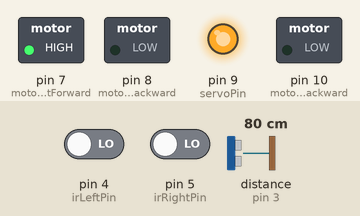
This sketch was run on a simulated Arduino Uno, built with avr-gcc and run on an emulated ATmega328P. Parts: switched loads named in the sketch (green lamp = pin HIGH), output pins drawn as LEDs (lit = HIGH). Wiring (inferred from the names in the program): ultrasonic range finder: trigger pin 2; echo pin 3. The inputs (shaded band) are chosen by the test bench; at power-on: distance to the obstacle (sensor on pin 3) 80 cm, pin 4 (irLeftPin) LOW, pin 5 (irRightPin) LOW. The echo pulse lasts 58.3 µs per cm; pins used as bus, display or sensor lines are not drawn.

Above: at 1.2 s.
1.3 s: distance to the obstacle (sensor on pin 3) set to 23 cm
2.8 s: distance to the obstacle (sensor on pin 3) set to 18 cm
At 4.0 s:
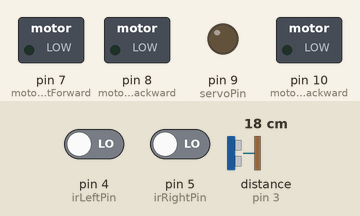
4.3 s: distance to the obstacle (sensor on pin 3) set to 35 cm
At 5.0 s:
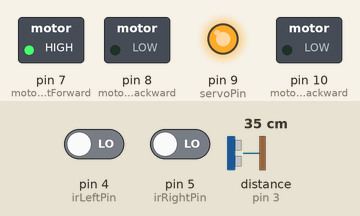
5.8 s: pin 4 (irLeftPin) driven HIGH
At 6.3 s:
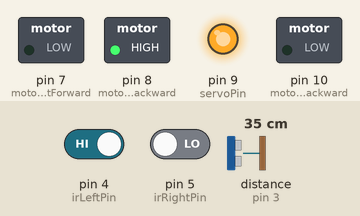
7.3 s: pin 4 (irLeftPin) driven LOW
At 8.4 s:
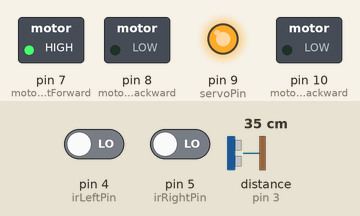
8.8 s: pin 5 (irRightPin) driven HIGH
At 9.2 s:
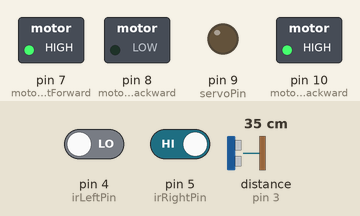
Timing chart, 0 to 11.3 s (numbered marks = the images above; inputs shaded):
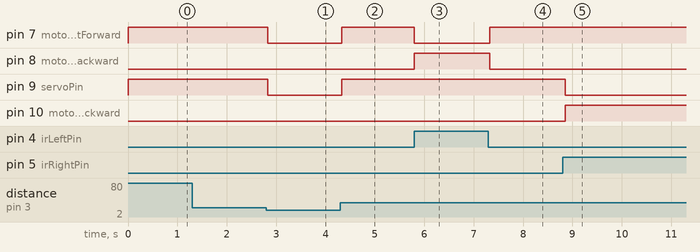

Measured:
- the behaviour switches between 21 and 20 cm on distance to the obstacle (sensor on pin 3) (found by bisection; images 0 and 1)
- after the input at 1.3 s, every drawn part: stays the same
- after the input at 2.8 s, pin 7 (motorLeftForward), pin 9 (servoPin): HIGH → LOW at once
- after the input at 4.3 s, pin 7 (motorLeftForward), pin 9 (servoPin): LOW → HIGH at once
- after the input at 5.8 s, pin 7 (motorLeftForward): HIGH → LOW at once; pin 8 (motorLeftBackward): LOW → HIGH at once
- after the input at 7.3 s, pin 7 (motorLeftForward): LOW → HIGH at once; pin 8 (motorLeftBackward): HIGH → LOW at once
- after the input at 8.8 s, pin 9 (servoPin): HIGH → LOW after 0.05 s; pin 10 (motorRightBackward): LOW → HIGH after 0.05 s

The sketch:

sketch_may16a.ino
```cpp
#include <Servo.h>

// Define pins for ultrasonic sensor
const int trigPin = 2;
const int echoPin = 3;

// Define pins for IR sensors
const int irLeftPin = 4;
const int irRightPin = 5;

// Define pins for servo motor
const int servoPin = 9;  // Pin for the servo


// Define pins for L298N motor driver
const int motorLeftForward = 7;
const int motorLeftBackward = 8;
const int motorRightForward = 9;
const int motorRightBackward = 10;

// Define variables for distance and servo angle
int distance = 0;
int servoAngle = 0;

void setup() {
  // Initialize pins as outputs
  pinMode(trigPin, OUTPUT);
  pinMode(echoPin, INPUT);
  pinMode(irLeftPin, INPUT);
  pinMode(irRightPin, INPUT);
  pinMode(servoPin, OUTPUT);
  pinMode(motorLeftForward, OUTPUT);
  pinMode(motorLeftBackward, OUTPUT);
  pinMode(motorRightForward, OUTPUT);
  pinMode(motorRightBackward, OUTPUT);


}

void loop() {
  // Read distance from ultrasonic sensor
  distance = readDistance();

  // Read IR sensor values
  int irLeftValue = digitalRead(irLeftPin);
  int irRightValue = digitalRead(irRightPin);

  // Calculate servo angle based on IR sensor values
  if (irLeftValue == HIGH && irRightValue == LOW) {
    servoAngle = 30; // Turn right
  } else if (irLeftValue == LOW && irRightValue == HIGH) {
    servoAngle = 150; // Turn left
  } else {
    servoAngle = 90; // Move forward
  }

  // Update servo motor angle


  // Control DC gear motors based on distance and servo angle
  if (distance < 20) {
    // Stop motors if distance is too close
    stopMotors();
  } else if (servoAngle == 30) {
    // Turn right
    MotorRightForward();
    MotorLeftBackward();
  } else if (servoAngle == 150) {
    // Turn left
    MotorLeftForward();
    MotorRightBackward();
  } else {
    // Move forward
    MotorLeftForward();
    MotorRightForward();
  }

  delay(50);
}

// Function to read distance from ultrasonic sensor
int readDistance() {
  digitalWrite(trigPin, LOW);
  delayMicroseconds(2);
  digitalWrite(trigPin, HIGH);
  delayMicroseconds(10);
  digitalWrite(trigPin, LOW);
  int duration = pulseIn(echoPin, HIGH);
  int distance = duration * 0.034 / 2;
  return distance;
}

// Function to stop DC gear motors
void stopMotors() {
  digitalWrite(motorLeftForward, LOW);
  digitalWrite(motorLeftBackward, LOW);
  digitalWrite(motorRightForward, LOW);
  digitalWrite(motorRightBackward, LOW);
}

// Function to move DC gear motor forward
void MotorLeftForward() {
  digitalWrite(motorLeftForward, HIGH);
  digitalWrite(motorLeftBackward, LOW);
}

void MotorRightForward() {
  digitalWrite(motorRightForward, HIGH);
  digitalWrite(motorRightBackward, LOW);
}

// Function to move DC gear motor backward
void MotorLeftBackward() {
  digitalWrite(motorLeftForward, LOW);
  digitalWrite(motorLeftBackward, HIGH);
}

void MotorRightBackward() {
  digitalWrite(motorRightForward, LOW);
  digitalWrite(motorRightBackward, HIGH);
}
```
